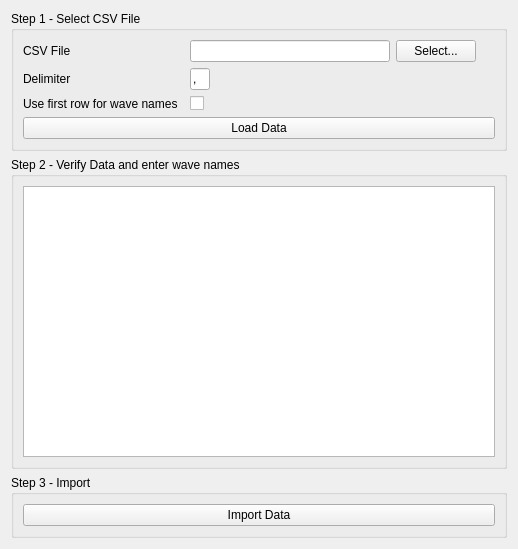
<?xml version="1.0" encoding="UTF-8"?>
<ui version="4.0">
 <class>ImportCSV</class>
 <widget class="QWidget" name="ImportCSV">
  <property name="geometry">
   <rect>
    <x>0</x>
    <y>0</y>
    <width>518</width>
    <height>549</height>
   </rect>
  </property>
  <property name="windowTitle">
   <string>Import Data From CSV</string>
  </property>
  <layout class="QVBoxLayout" name="verticalLayout" stretch="0,1,0">
   <item>
    <widget class="QGroupBox" name="groupBox">
     <property name="title">
      <string>Step 1 - Select CSV File</string>
     </property>
     <layout class="QGridLayout" name="gridLayout">
      <item row="0" column="0">
       <widget class="QLabel" name="label">
        <property name="text">
         <string>CSV File</string>
        </property>
       </widget>
      </item>
      <item row="0" column="2">
       <widget class="QLineEdit" name="csvFileName">
        <property name="sizePolicy">
         <sizepolicy hsizetype="Minimum" vsizetype="Fixed">
          <horstretch>0</horstretch>
          <verstretch>0</verstretch>
         </sizepolicy>
        </property>
        <property name="minimumSize">
         <size>
          <width>200</width>
          <height>0</height>
         </size>
        </property>
       </widget>
      </item>
      <item row="0" column="3">
       <widget class="QPushButton" name="csvFileNameButton">
        <property name="text">
         <string>Select...</string>
        </property>
       </widget>
      </item>
      <item row="1" column="0">
       <widget class="QLabel" name="label_2">
        <property name="text">
         <string>Delimiter</string>
        </property>
       </widget>
      </item>
      <item row="1" column="2">
       <widget class="QLineEdit" name="delimiter">
        <property name="sizePolicy">
         <sizepolicy hsizetype="Fixed" vsizetype="Fixed">
          <horstretch>0</horstretch>
          <verstretch>0</verstretch>
         </sizepolicy>
        </property>
        <property name="maximumSize">
         <size>
          <width>20</width>
          <height>16777215</height>
         </size>
        </property>
        <property name="baseSize">
         <size>
          <width>0</width>
          <height>0</height>
         </size>
        </property>
        <property name="text">
         <string>,</string>
        </property>
        <property name="maxLength">
         <number>1</number>
        </property>
       </widget>
      </item>
      <item row="0" column="4">
       <spacer name="horizontalSpacer">
        <property name="orientation">
         <enum>Qt::Horizontal</enum>
        </property>
        <property name="sizeHint" stdset="0">
         <size>
          <width>40</width>
          <height>20</height>
         </size>
        </property>
       </spacer>
      </item>
      <item row="3" column="0" colspan="5">
       <widget class="QPushButton" name="loadDataButton">
        <property name="text">
         <string>Load Data</string>
        </property>
       </widget>
      </item>
      <item row="2" column="2">
       <widget class="QCheckBox" name="firstRowWaveNames">
        <property name="text">
         <string/>
        </property>
       </widget>
      </item>
      <item row="2" column="0">
       <widget class="QLabel" name="label_3">
        <property name="text">
         <string>Use first row for wave names</string>
        </property>
       </widget>
      </item>
     </layout>
    </widget>
   </item>
   <item>
    <widget class="QGroupBox" name="groupBox_2">
     <property name="title">
      <string>Step 2 - Verify Data and enter wave names</string>
     </property>
     <layout class="QGridLayout" name="gridLayout_2">
      <item row="0" column="0">
       <widget class="QTableWidget" name="data"/>
      </item>
     </layout>
    </widget>
   </item>
   <item>
    <widget class="QGroupBox" name="groupBox_3">
     <property name="title">
      <string>Step 3 - Import</string>
     </property>
     <layout class="QVBoxLayout" name="verticalLayout_2">
      <item>
       <widget class="QPushButton" name="importDataButton">
        <property name="text">
         <string>Import Data</string>
        </property>
       </widget>
      </item>
     </layout>
    </widget>
   </item>
  </layout>
 </widget>
 <resources/>
 <connections/>
</ui>
